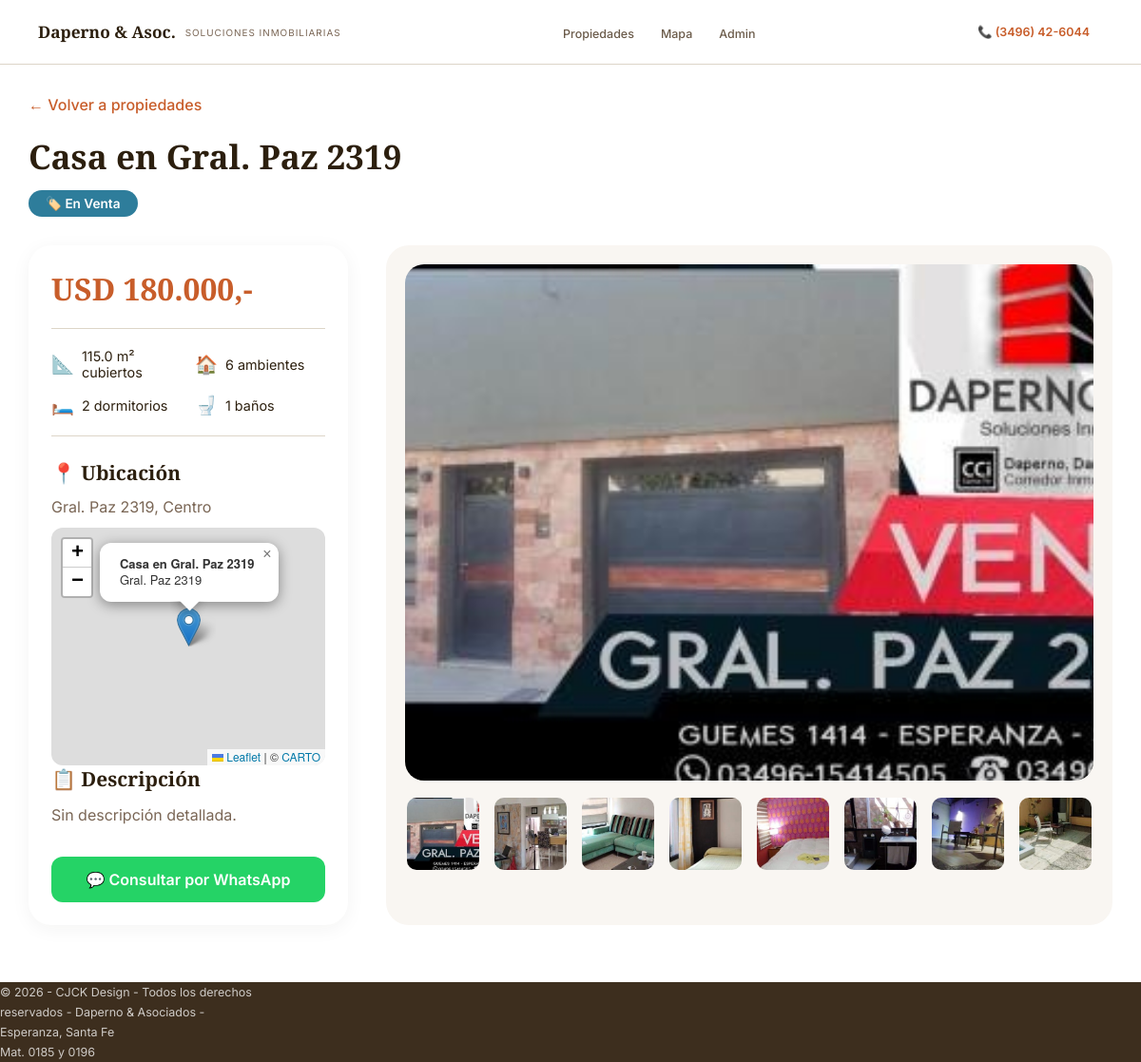
/propiedad/2, run on the app's committed database.
### models.py (models this page shows, shortened)
class Propiedad(db.Model):
    __tablename__ = 'propiedades'
    id = db.Column(db.Integer, primary_key=True)
    titulo = db.Column(db.String(200), nullable=False)
    operacion = db.Column(db.String(20), nullable=False)
    tipo = db.Column(db.String(50), nullable=False)
    precio = db.Column(db.String(100), nullable=False)
    direccion = db.Column(db.String(200), nullable=False)
    barrio = db.Column(db.String(100), nullable=False)
    latitud = db.Column(db.Float, default=0)
    longitud = db.Column(db.Float, default=0)
    superficie = db.Column(db.Float, default=0)
    ambientes = db.Column(db.Integer, default=0)
    dormitorios = db.Column(db.Integer, default=0)
    banos = db.Column(db.Integer, default=0)
    descripcion = db.Column(db.Text, default='')
    destacado = db.Column(db.Boolean, default=False)
    activo = db.Column(db.Boolean, default=True)
    fecha_creacion = db.Column(db.DateTime, default=datetime.utcnow)
    imagenes = db.relationship('ImagenPropiedad', backref='propiedad', lazy=True, cascade='all, delete-orphan')

class ImagenPropiedad(db.Model):
    __tablename__ = 'imagenes_propiedad'
    id = db.Column(db.Integer, primary_key=True)
    propiedad_id = db.Column(db.Integer, db.ForeignKey('propiedades.id'), nullable=False)
    url = db.Column(db.String(500), nullable=False)
    orden = db.Column(db.Integer, default=0)

### app.py (the view)
@app.route('/propiedad/<int:id>')
def propiedad_detail(id):
    propiedad = Propiedad.query.get_or_404(id)
    if not propiedad.activo:
        abort(404)
    return render_template('propiedad_detail.html', propiedad=propiedad)

### templates/propiedad_detail.html (shortened to what this page needs)
{% extends "base.html" %}
{% block content %}
<div class="detail-container">
    <a href="{{ url_for('index') }}#propiedades" class="back-link">← Volver a propiedades</a>
    <div class="detail-header">
        <h1>{{ propiedad.titulo }}</h1>
        <div class="detail-operacion-badge {{ propiedad.operacion }}">
            {{ propiedad.operacion|replace('venta', '🏷️ En Venta')|replace('alquiler', '🔑 Alquiler')|replace('alq-temp', '📅 Alquiler Temporario') }}
        </div>
    </div>
    <div class="detail-content">
        <div class="detail-info">
            <div class="detail-precio">{{ propiedad.precio }}</div>
            <div class="detail-caracteristicas">
                {% if propiedad.superficie %}
                <div class="caract-item">
                    <span class="caract-icon">📐</span>
                    <span>{{ propiedad.superficie }} m² cubiertos</span>
                </div>
                {% endif %}
                {% if propiedad.ambientes %}
                <div class="caract-item">
                    <span class="caract-icon">🏠</span>
                    <span>{{ propiedad.ambientes }} ambientes</span>
                </div>
                {% endif %}
                {% if propiedad.dormitorios %}
                <div class="caract-item">
                    <span class="caract-icon">🛏️</span>
                    <span>{{ propiedad.dormitorios }} dormitorios</span>
                </div>
                {% endif %}
                {% if propiedad.banos %}
                <div class="caract-item">
                    <span class="caract-icon">🚽</span>
                    <span>{{ propiedad.banos }} baños</span>
                </div>
                {% endif %}
            </div>
            <div class="detail-ubicacion">
                <h3>📍 Ubicación</h3>
                <p>{{ propiedad.direccion }}, {{ propiedad.barrio }}</p>
                <div id="detail-map" style="height: 250px; margin-top: 12px; border-radius: 12px; overflow: hidden;"></div>
            </div>
            <div class="detail-descripcion">
                <h3>📋 Descripción</h3>
                <p>{{ propiedad.descripcion or 'Sin descripción detallada.' }}</p>
            </div>
            <div class="detail-contacto">
                <a href="https://wa.me/5493496426044?text=Hola%2C%20consulto%20por%3A%20{{ propiedad.titulo|urlencode }}" target="_blank" class="whatsapp-btn">
                    💬 Consultar por WhatsApp
                </a>
            </div>
        </div>
        <div class="detail-gallery">
            <div class="main-image">
                {% if propiedad.imagenes %}
                <img id="mainImage" src="{{ propiedad.imagenes[0].url }}" alt="{{ propiedad.titulo }}">
                {% else %}
                <div class="no-image">📷 Sin imágenes</div>
                {% endif %}
            </div>
            {% if propiedad.imagenes|length > 1 %}
            <div class="thumbnails">
                {% for img in propiedad.imagenes %}
                <img src="{{ img.url }}" class="thumbnail" onclick="document.getElementById('mainImage').src='{{ img.url }}'">
                {% endfor %}
            </div>
            {% endif %}
        </div>
    </div>
</div>
{% endblock %}

### static/css/style.css (style rules this page uses)
*, *::before, *::after { box-sizing: border-box; margin: 0; padding: 0; }
:root { --sky: #FEF6EE; --peach: #FDDCB5; --orange: #E8834A; --terra: #C85D2A; --rose: #F2C4A0; --blue: #B8D4E8; --sky2: #E8F4FB; --white: #FFFFFF; --g50: #F9F6F2; --g100: #F0EBE3; --g200: #DDD5C8; --g400: #A89880; --g600: #6B5B4A; --g800: #3D2E1E; --text: #2C1F0E; --soft: #7A6655; --acc: #E8834A; --accd: #C85D2A; --accl: #FEE4CC; --nav: 68px; }
html { scroll-behavior: smooth; }
body { font-family: 'Inter', sans-serif; background: var(--white); color: var(--text); overflow-x: hidden; }

### templates/propiedad_detail.html (style rules this page uses)
.detail-container { max-width: 1200px; margin: 100px auto 60px; padding: 0 30px; }
.back-link { display: inline-flex; align-items: center; gap: 6px; color: var(--accd); text-decoration: none; font-weight: 500; margin-bottom: 20px; transition: gap 0.2s; }
.detail-header { margin-bottom: 30px; }
.detail-header h1 { font-family: 'Playfair Display', serif; font-size: 2.2rem; color: var(--text); margin-bottom: 12px; }
.detail-operacion-badge { display: inline-block; padding: 6px 18px; border-radius: 40px; font-size: 0.85rem; font-weight: 600; color: white; }
.detail-operacion-badge.venta { background: #2E7D9B; }
.detail-content { display: grid; grid-template-columns: 1fr 1fr; gap: 40px; }
.detail-info { background: white; border-radius: 24px; padding: 24px; box-shadow: 0 4px 20px rgba(44,31,14,0.05); }
.detail-precio { font-size: 2rem; font-weight: 700; color: var(--accd); margin-bottom: 20px; font-family: 'Playfair Display', serif; }
.detail-caracteristicas { display: grid; grid-template-columns: 1fr 1fr; gap: 14px; padding: 20px 0; border-top: 1px solid var(--g200); border-bottom: 1px solid var(--g200); margin-bottom: 24px; }
.caract-item { display: flex; align-items: center; gap: 8px; font-size: 0.9rem; color: var(--text); }
.caract-icon { font-size: 1.2rem; }
.detail-ubicacion h3, .detail-descripcion h3 { font-family: 'Playfair Display', serif; font-size: 1.3rem; margin-bottom: 12px; color: var(--text); }
.detail-ubicacion p { color: var(--soft); margin-bottom: 12px; }
.detail-descripcion p { line-height: 1.6; color: var(--soft); }
.detail-contacto { margin-top: 30px; }
.whatsapp-btn { display: flex; align-items: center; justify-content: center; gap: 8px; background: #25D366; color: white; padding: 14px; border-radius: 12px; text-decoration: none; font-weight: 600; transition: background 0.2s; }
.detail-gallery { background: var(--g50); border-radius: 24px; padding: 20px; }
.main-image { background: var(--g100); border-radius: 20px; overflow: hidden; aspect-ratio: 4/3; display: flex; align-items: center; justify-content: center; }
.main-image img { width: 100%; height: 100%; object-fit: cover; }
.thumbnails { display: flex; gap: 12px; margin-top: 16px; overflow-x: auto; padding-bottom: 8px; }
.thumbnail { width: 80px; height: 80px; object-fit: cover; border-radius: 12px; cursor: pointer; transition: opacity 0.2s; border: 2px solid transparent; }

### data on the page
Propiedad: titulo "Casa en Gral. Paz 2319", operacion "🏷️ En Venta", precio "USD 180.000,-", superficie "115.0", ambientes "6", dormitorios "2", banos "1", direccion "Gral. Paz 2319", barrio "Centro", descripcion "Sin descripción detallada."
ImagenPropiedad: url (picture)
ImagenPropiedad: url (picture)
ImagenPropiedad: url (picture)
ImagenPropiedad: url (picture)
ImagenPropiedad: url (picture)
ImagenPropiedad: url (picture)
ImagenPropiedad: url (picture)
ImagenPropiedad: url (picture)
